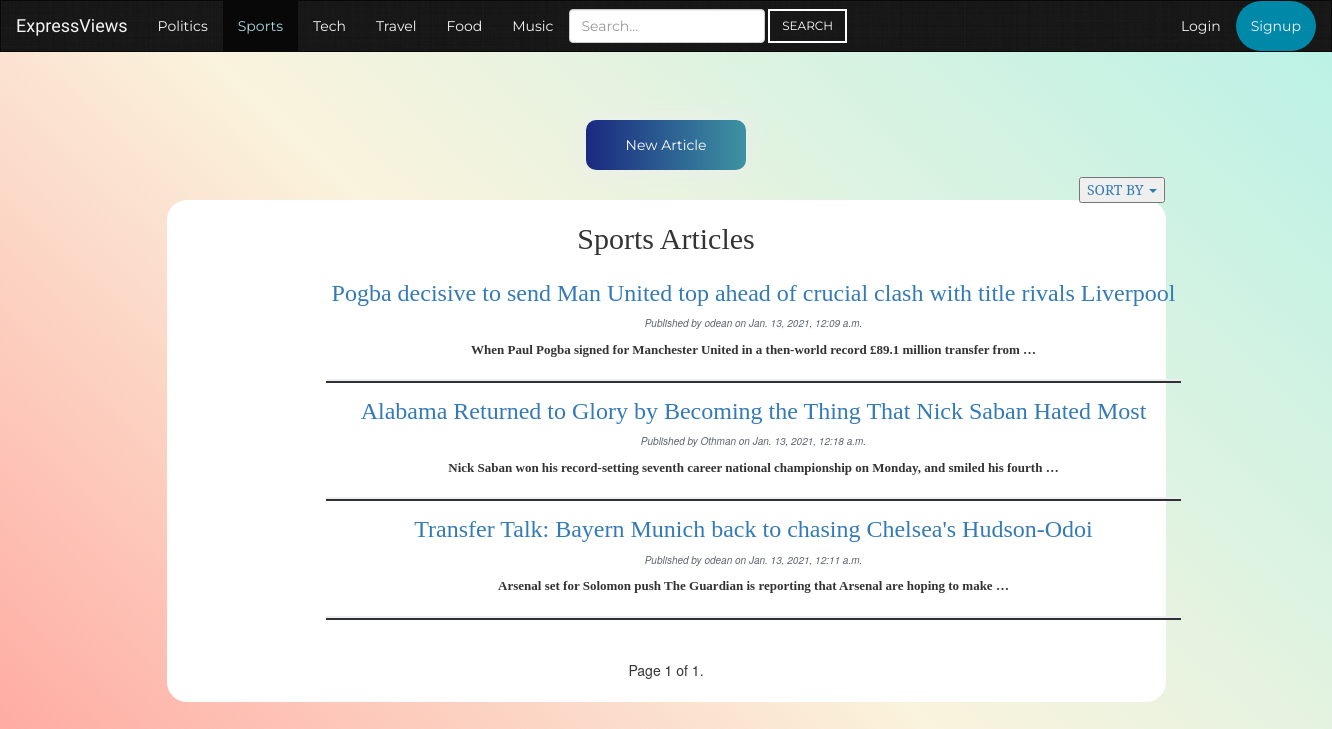
The page /home/mysite/sports/page/order-by-likes/ on the database its author committed.
### mysite/models.py (models this page shows, shortened)
class Article (models.Model):
    body = models.TextField()
    title = models.CharField(max_length=200)
    author = models.ForeignKey(User, on_delete=models.CASCADE, related_name='posts')
    slug = models.SlugField(max_length=200)
    publish = models.DateTimeField(default=timezone.now)
    created = models.DateTimeField(auto_now_add=True)
    updated = models.DateTimeField(auto_now=True)
    likes = models.ManyToManyField(User, related_name='article_likes')
    dislikes = models.ManyToManyField(User, related_name='article_dislikes')
    TOPIC_CHOICES = (
        ("Politics", "Politics"),
        ("Sports", "Sports"),
        ("Tech", "Tech"),
        ("Travel", "Travel"),
        ("Food", "Food"),
        ("Music", "Music"),
    )
    topic = models.CharField(max_length=350, choices=TOPIC_CHOICES, default='...')
    class Meta:
        ordering = ('-publish',)
    def get_absolute_url(self):
        return reverse('mysite:Politics_detail', args=[self.slug])

### mysite/views.py (the view)
# urls.py: path('sports/page/order-by-likes/', views.OrderingSports.as_view(), name='order_likes_sports'),
class OrderingSports(ListView):
    queryset = Article.objects.filter(topic='Sports')
    context_object_name = 'order_likes_sports'
    paginate_by = 4
    template_name = 'mysite/article/order-likes-sports.html'
    def get_ordering(self):
        ordering = self.request.GET.get('ordering', '-likes')
        return ordering

### mysite/templates/mysite/article/order-likes-sports.html
{% extends "mysite/sports.html" %}
{% block article_content %}
    <h2 class="text-center">Sports Articles</h2>
    <br>
    {% for article in order_likes_sports %}
        <div class="container">
            <h3 class="list_titles"><a href="{{ article.get_absolute_url }}">{{ article.title }}</a></h3>
            <p class="date_published">Published by {{ article.author }} on {{ article.publish }}</p>
            <div class="body-preview">
            <p>{{ article.body|truncatewords:15|linebreaks }}</p>
            </div>
            <hr class="horizontal-line">
        </div>
    {% endfor %}
    {% include "pagination.html" with page=page_obj%}
{% endblock %}

### mysite/static/mysite/style.css (style rules this page uses)
body { background-size: cover; background-repeat: no-repeat; background-attachment: fixed; background-color: #ffa69e; background-image: linear-gradient(43deg, #ffa69e 0%, #faf3dd 46%, #b8f2e6 100%); }
.horizontal-line { height:2px; width:75%; border-width:2px; color:#2e3138; background-color: #2e3138; }
.date_published { color: #5c6270; font-size: 10px; font-style: italic; }
.body-preview { font-weight: bold; font-family: "Times New Roman", "sans-serif"; margin-left: 50px; margin-right: 50px; font-size: 13px; }
.list_titles { margin-left: 120px; margin-right: 120px; margin-top: -5px; font-family: 'Lora', serif; }
.text-center { font-family: 'Lora', serif; }

### rows shown on the page
Article: title "Pogba decisive to send Man United top ahead of crucial clash with title rivals Liverpool", author "odean", publish "Jan. 13, 2021, 12:09 a.m.", body "When Paul Pogba signed for Manchester United in a then-world record £89.1 million transfer from …"
Article: title "Alabama Returned to Glory by Becoming the Thing That Nick Saban Hated Most", author "Othman", publish "Jan. 13, 2021, 12:18 a.m.", body "Nick Saban won his record-setting seventh career national championship on Monday, and smiled his fourth …"
Article: title "Transfer Talk: Bayern Munich back to chasing Chelsea's Hudson-Odoi", author "odean", publish "Jan. 13, 2021, 12:11 a.m.", body "Arsenal set for Solomon push The Guardian is reporting that Arsenal are hoping to make …"

### other values the page prints
{{ page.number }} "1"
{{ page.paginator.num_pages }} "1"
